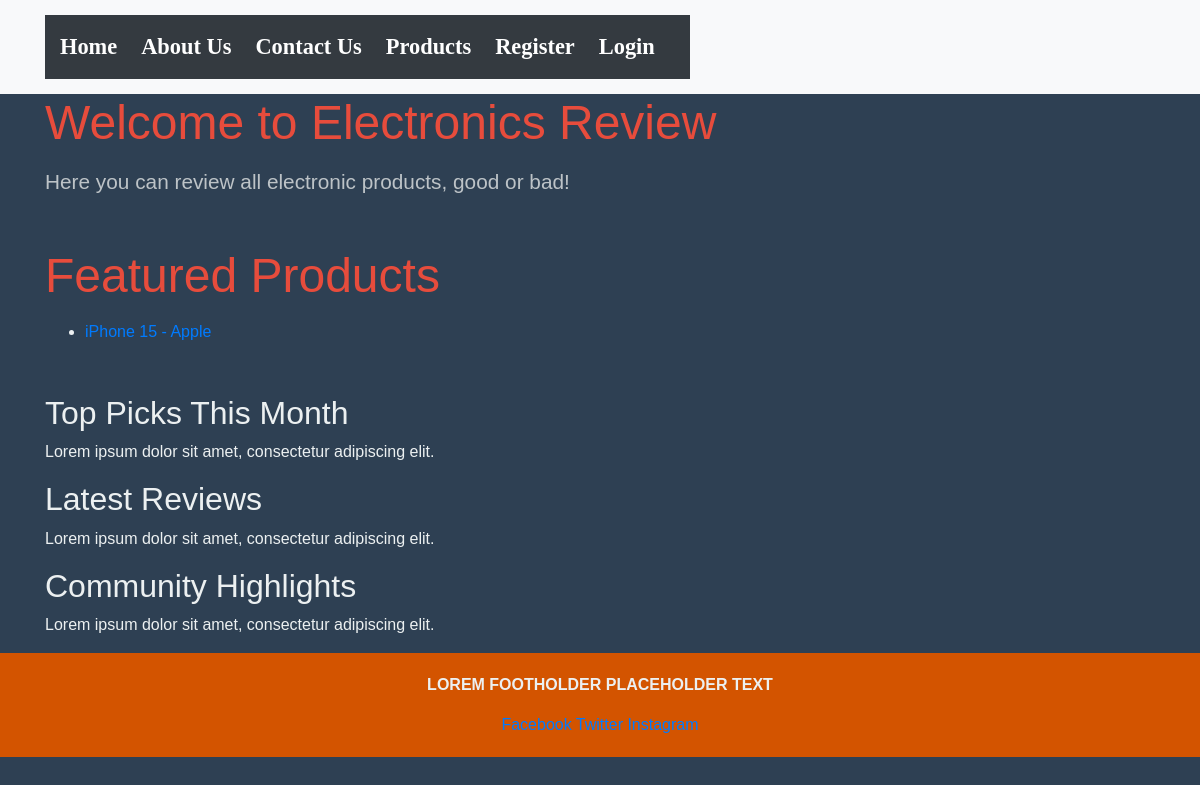
The app's page /, older data.
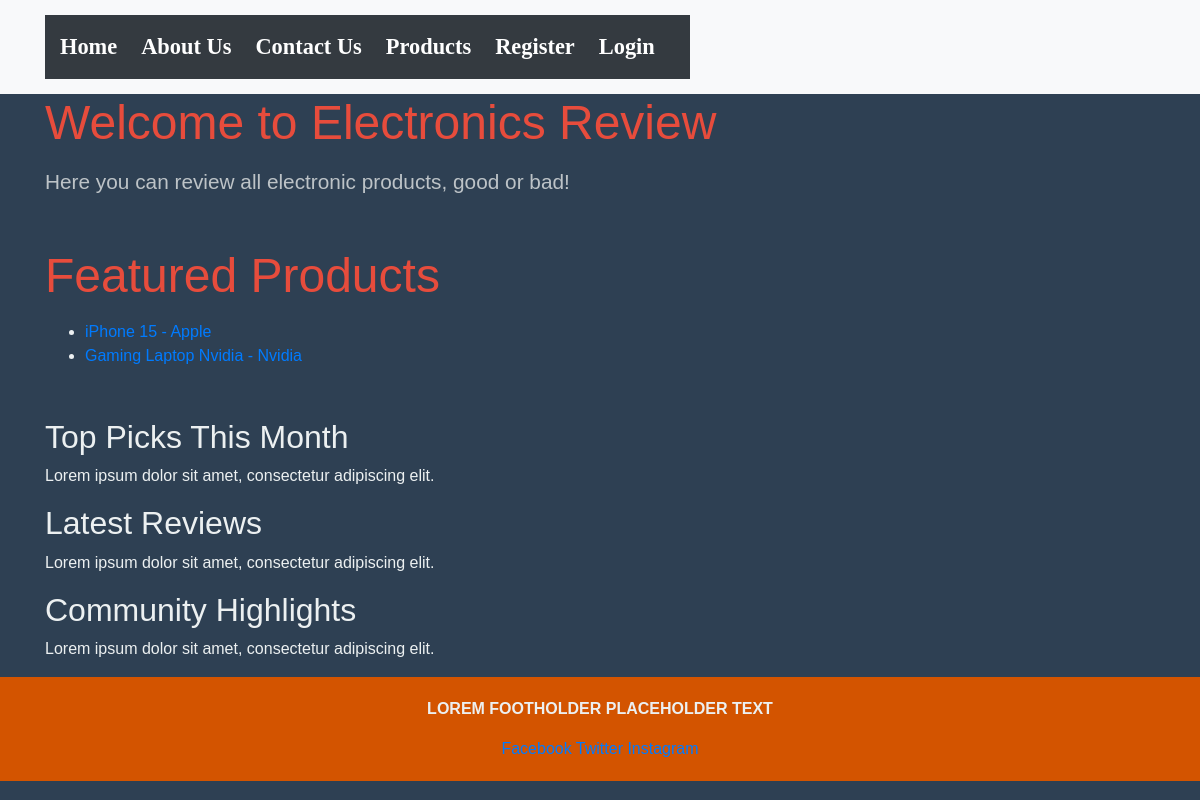
The same page, newer data.
### ElectronicsReviewApp/models.py (models this page shows, shortened)
class Product(models.Model):
    price = models.DecimalField(max_digits=8, decimal_places=2)
    name = models.CharField(max_length=50)
    manufacturer = models.CharField(max_length=50)
    description = models.TextField(max_length=512)
    photo = models.ImageField(upload_to='img/', blank=True, null=True)
    category = models.CharField(max_length=50)  # new field to match brief
    release_date = models.DateField()  # new field to match brief

### ElectronicsReviewApp/views.py (the view)
# urls.py: 2. Add a URL to urlpatterns:  path('', views.home, name='home')
def home(request):
    featured_products = Product.objects.all()[:3]
    return render(request, 'ElectronicsReviewApp/home.html', {'featured_products': featured_products})

### ElectronicsReviewApp/templates/ElectronicsReviewApp/home.html (shortened to what this page needs)
{% extends 'base.html' %}
{% block content %}
    <section class="content-section">
        <h2>Welcome to Electronics Review</h2>
        <p>Here you can review all electronic products, good or bad!</p>
    </section>
    <section class="content-section">
        <h2>Featured Products</h2>
        {% if featured_products %}
            <ul>
                {% for product in featured_products %}
                    <li>
                        <a href="{% url 'product_detail' product_id=product.id %}">
                            {{ product.name }} - {{ product.manufacturer }}
                        </a>
                    </li>
                {% endfor %}
            </ul>
        {% else %}
            <p>No featured products available.</p>
        {% endif %}
    </section>
{% endblock %}

Row changes from the older to the newer data that the page shows:
added Product: name "Gaming Laptop Nvidia", manufacturer "Nvidia"
